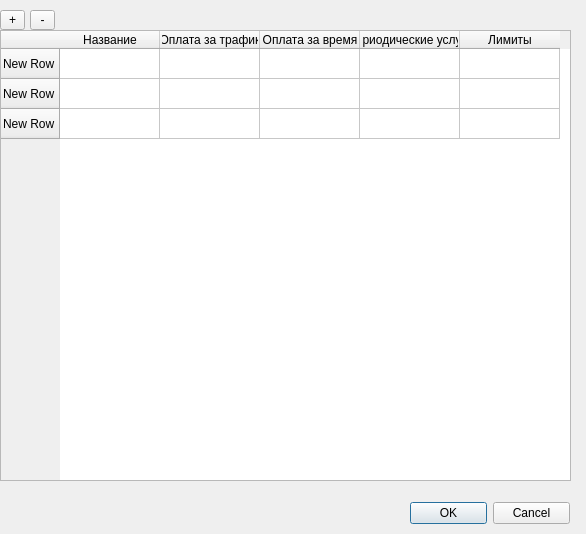
<ui version="4.0" >
 <class>Dialog</class>
 <widget class="QDialog" name="Dialog" >
  <property name="geometry" >
   <rect>
    <x>0</x>
    <y>0</y>
    <width>586</width>
    <height>534</height>
   </rect>
  </property>
  <property name="windowTitle" >
   <string>Dialog</string>
  </property>
  <widget class="QDialogButtonBox" name="buttonBox" >
   <property name="geometry" >
    <rect>
     <x>410</x>
     <y>500</y>
     <width>160</width>
     <height>26</height>
    </rect>
   </property>
   <property name="orientation" >
    <enum>Qt::Horizontal</enum>
   </property>
   <property name="standardButtons" >
    <set>QDialogButtonBox::Cancel|QDialogButtonBox::NoButton|QDialogButtonBox::Ok</set>
   </property>
  </widget>
  <widget class="QTableWidget" name="tableWidget" >
   <property name="geometry" >
    <rect>
     <x>0</x>
     <y>30</y>
     <width>571</width>
     <height>451</height>
    </rect>
   </property>
   <row>
    <property name="text" >
     <string>New Row</string>
    </property>
   </row>
   <row>
    <property name="text" >
     <string>New Row</string>
    </property>
   </row>
   <row>
    <property name="text" >
     <string>New Row</string>
    </property>
   </row>
   <column>
    <property name="text" >
     <string>Название</string>
    </property>
   </column>
   <column>
    <property name="text" >
     <string>Оплата за трафик</string>
    </property>
   </column>
   <column>
    <property name="text" >
     <string>Оплата за время</string>
    </property>
   </column>
   <column>
    <property name="text" >
     <string>Периодические услуги</string>
    </property>
   </column>
   <column>
    <property name="text" >
     <string>Лимиты</string>
    </property>
   </column>
  </widget>
  <widget class="QToolButton" name="toolButton" >
   <property name="geometry" >
    <rect>
     <x>0</x>
     <y>10</y>
     <width>25</width>
     <height>20</height>
    </rect>
   </property>
   <property name="text" >
    <string>+</string>
   </property>
  </widget>
  <widget class="QToolButton" name="toolButton_2" >
   <property name="geometry" >
    <rect>
     <x>30</x>
     <y>10</y>
     <width>25</width>
     <height>20</height>
    </rect>
   </property>
   <property name="text" >
    <string>-</string>
   </property>
  </widget>
 </widget>
 <resources/>
 <connections>
  <connection>
   <sender>buttonBox</sender>
   <signal>accepted()</signal>
   <receiver>Dialog</receiver>
   <slot>accept()</slot>
   <hints>
    <hint type="sourcelabel" >
     <x>248</x>
     <y>254</y>
    </hint>
    <hint type="destinationlabel" >
     <x>157</x>
     <y>274</y>
    </hint>
   </hints>
  </connection>
  <connection>
   <sender>buttonBox</sender>
   <signal>rejected()</signal>
   <receiver>Dialog</receiver>
   <slot>reject()</slot>
   <hints>
    <hint type="sourcelabel" >
     <x>316</x>
     <y>260</y>
    </hint>
    <hint type="destinationlabel" >
     <x>286</x>
     <y>274</y>
    </hint>
   </hints>
  </connection>
 </connections>
</ui>
